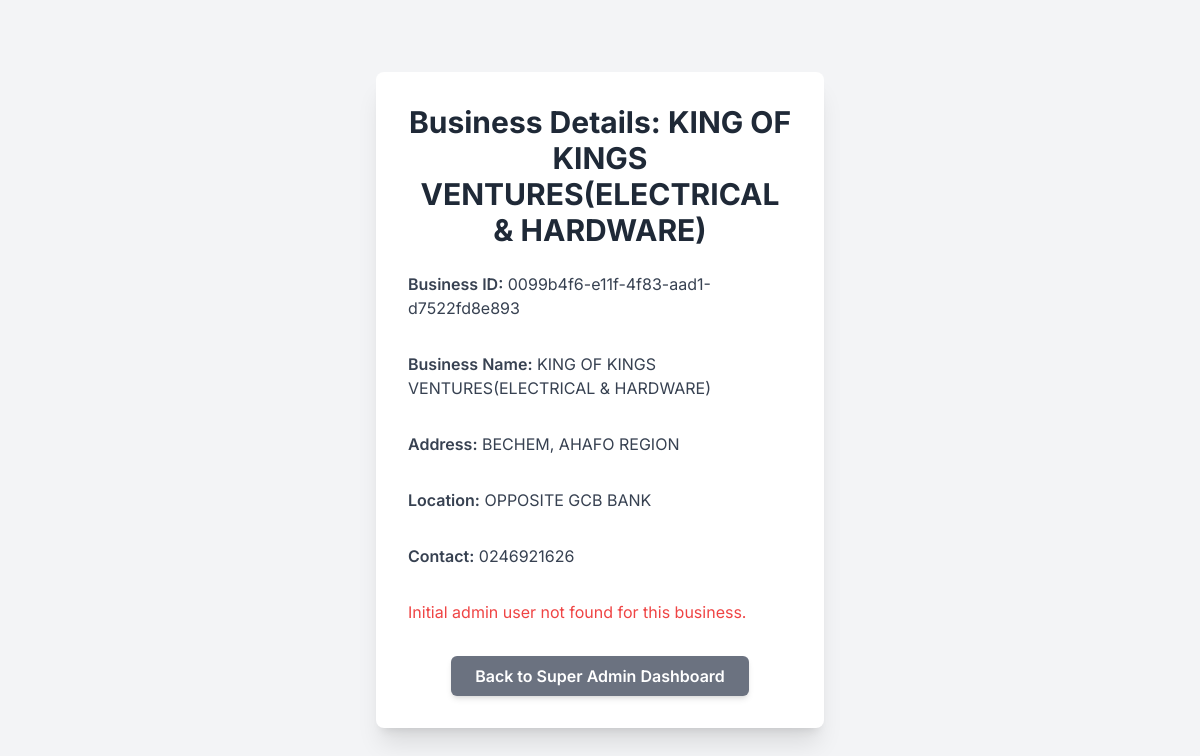
Before: /super_admin/view_business_details/0099b4f6-e11f-4f83-aad1-d7522fd8e893 (signed in) with the older database file.
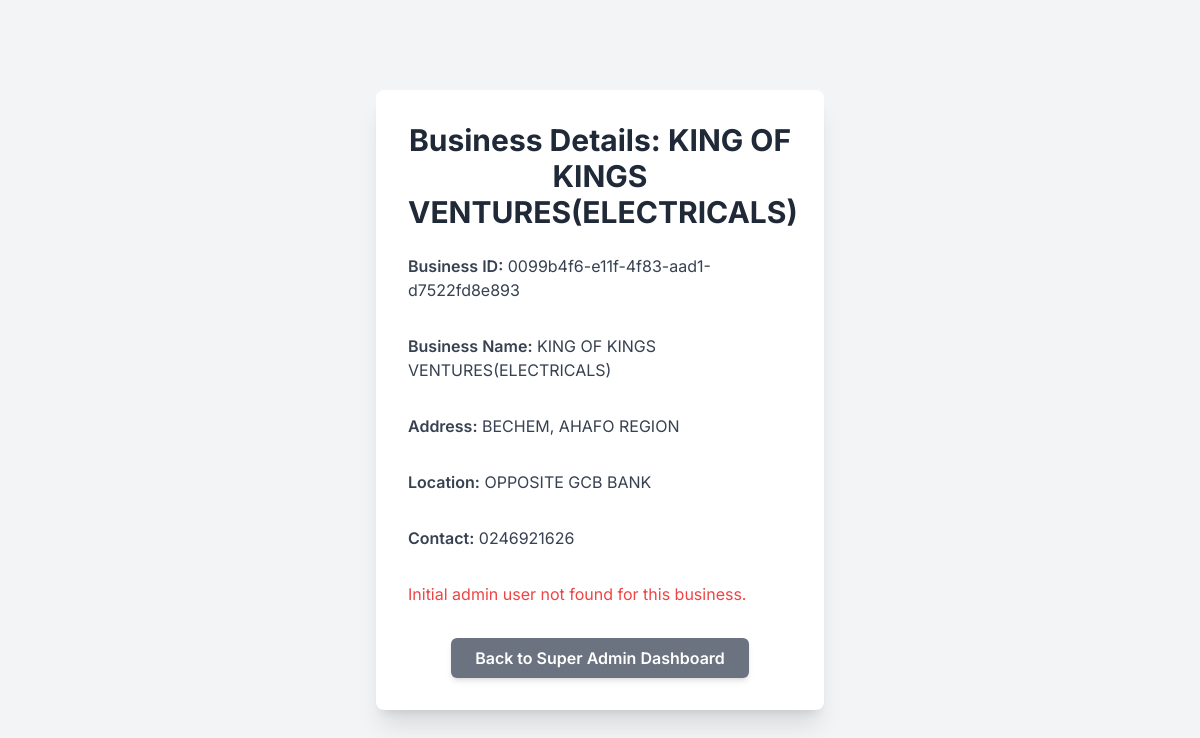
After: the same page with the newer database file.
### models.py (models this page shows, shortened)
class Business(db.Model):
    __tablename__ = 'businesses'
    id = db.Column(db.String(36), primary_key=True, default=lambda: str(uuid.uuid4()))
    name = db.Column(db.String(100), unique=True, nullable=False)
    type = db.Column(db.String(50), nullable=False)
    address = db.Column(db.String(200), nullable=True)
    location = db.Column(db.String(100), nullable=True)
    contact = db.Column(db.String(50), nullable=True)
    email = db.Column(db.String(120), nullable=True)
    is_active = db.Column(db.Boolean, default=True)
    last_synced_at = db.Column(db.DateTime, default=datetime.utcnow)
    remote_id = db.Column(db.String(36), nullable=True, unique=True)
    users = db.relationship('User', back_populates='business', lazy=True)
    inventory_items = db.relationship('InventoryItem', back_populates='business', lazy=True)
    sales_records = db.relationship('SalesRecord', back_populates='business', lazy=True)
    rental_records = db.relationship('RentalRecord', back_populates='business', lazy=True)
    creditors = db.relationship('Creditor', back_populates='business', lazy=True)
    debtors = db.relationship('Debtor', back_populates='business', lazy=True)
    hirable_items = db.relationship('HirableItem', back_populates='business', lazy=True)
    future_orders = db.relationship('FutureOrder', back_populates='business', lazy=True)
    company_transactions = db.relationship('CompanyTransaction', back_populates='business', lazy=True)

### app.py (the view)
    @app.route('/super_admin/view_business_details/<string:business_id>')
    def view_business_details(business_id):
        if session.get('role') not in ['super_admin', 'admin']:
            flash('Access denied. Super Admin or Admin role required.', 'danger')
            return redirect(url_for('login'))
        business = Business.query.get_or_404(business_id)
        initial_admin = User.query.filter_by(business_id=business_id, role='admin').first()
        return render_template('view_business_details.html', business=business, initial_admin=initial_admin, current_year=datetime.now().year)

### templates/view_business_details.html (shortened to what this page needs)
<!DOCTYPE html>
<html lang="en">
<head>
    <script src="https://cdn.tailwindcss.com"></script>
           <link href="https://cdn.jsdelivr.net/npm/tailwindcss@2.2.19/dist/tailwind.min.css" rel="stylesheet">
</head>
<body class="flex items-center justify-center min-h-screen p-4 bg-gray-100">
    <div class="bg-white p-8 rounded-lg shadow-xl w-full max-w-md business-details-card">
        <h2 class="text-3xl font-bold text-center text-gray-800 mb-6 card-heading">Business Details: {{ business.name }}</h2>
        <div class="space-y-4 text-gray-700 details-section">
            <p><strong>Business ID:</strong> {{ business.id }}</p>
            <p><strong>Business Name:</strong> {{ business.name }}</p>
            <p><strong>Address:</strong> {{ business.address }}</p>
            <p><strong>Location:</strong> {{ business.location }}</p>
            <p><strong>Contact:</strong> {{ business.contact }}</p>
            {% if initial_admin %}
            <h3 class="text-xl font-semibold mt-6 mb-4 text-gray-800 sub-heading">Initial Admin Credentials</h3>
            <p><strong>Username:</strong> {{ initial_admin.username }}</p>
            <p><strong>Password:</strong> {{ initial_admin.password }}</p>
            <p class="text-sm text-red-600 mt-2 warning-text">
                <strong>Warning:</strong> For security, in a real application, passwords should be hashed and never displayed in plain text.
            </p>
            {% else %}
            <p class="text-red-500 mt-4 error-text">Initial admin user not found for this business.</p>
            {% endif %}
        </div>
        <div class="mt-8 text-center back-button-container">
            <a href="{{ url_for('super_admin_dashboard') }}"
               class="inline-block bg-gray-500 hover:bg-gray-600 text-white font-semibold py-2 px-6 rounded-md shadow-md transition duration-150 ease-in-out back-button"
            >
                Back to Super Admin Dashboard
            </a>
        </div>
    </div>
</body>
</html>

### templates/view_business_details.html (style rules this page uses)
body { font-family: 'Inter', sans-serif; background-color: #f0f2f5; display: flex; align-items: center; justify-content: center; min-height: 100vh; padding: 1rem; }
.business-details-card { background-color: #ffffff; padding: 2rem; border-radius: 0.5rem; box-shadow: 0 20px 25px -5px rgba(0, 0, 0, 0.1), 0 10px 10px -5px rgba(0, 0, 0, 0.04); width: 100%; max-width: 28rem; }
.card-heading { font-size: 1.875rem; line-height: 2.25rem; font-weight: 700; text-align: center; color: #1f2937; margin-bottom: 1.5rem; }
.details-section { display: flex; flex-direction: column; gap: 1rem; color: #374151; }
.details-section strong { font-weight: 600; }
.error-text { color: #ef4444; margin-top: 1rem; }
.back-button-container { margin-top: 2rem; text-align: center; }
.back-button { display: inline-block; background-color: #6b7280; color: #ffffff; font-weight: 600; padding: 0.5rem 1.5rem; border-radius: 0.375rem; box-shadow: 0 4px 6px -1px rgba(0, 0, 0, 0.1), 0 2px 4px -2px rgba(0, 0, 0, 0.05); transition: all 0.15s ease-in-out; text-decoration: none; }

Changed rows visible on the page:
changed Business "0099b4f6-e11f-4f83-aad1-d7522fd8e893": name "KING OF KINGS VENTURES(ELECTRICAL & HARDWARE)" → "KING OF KINGS VENTURES(ELECTRICALS)"
